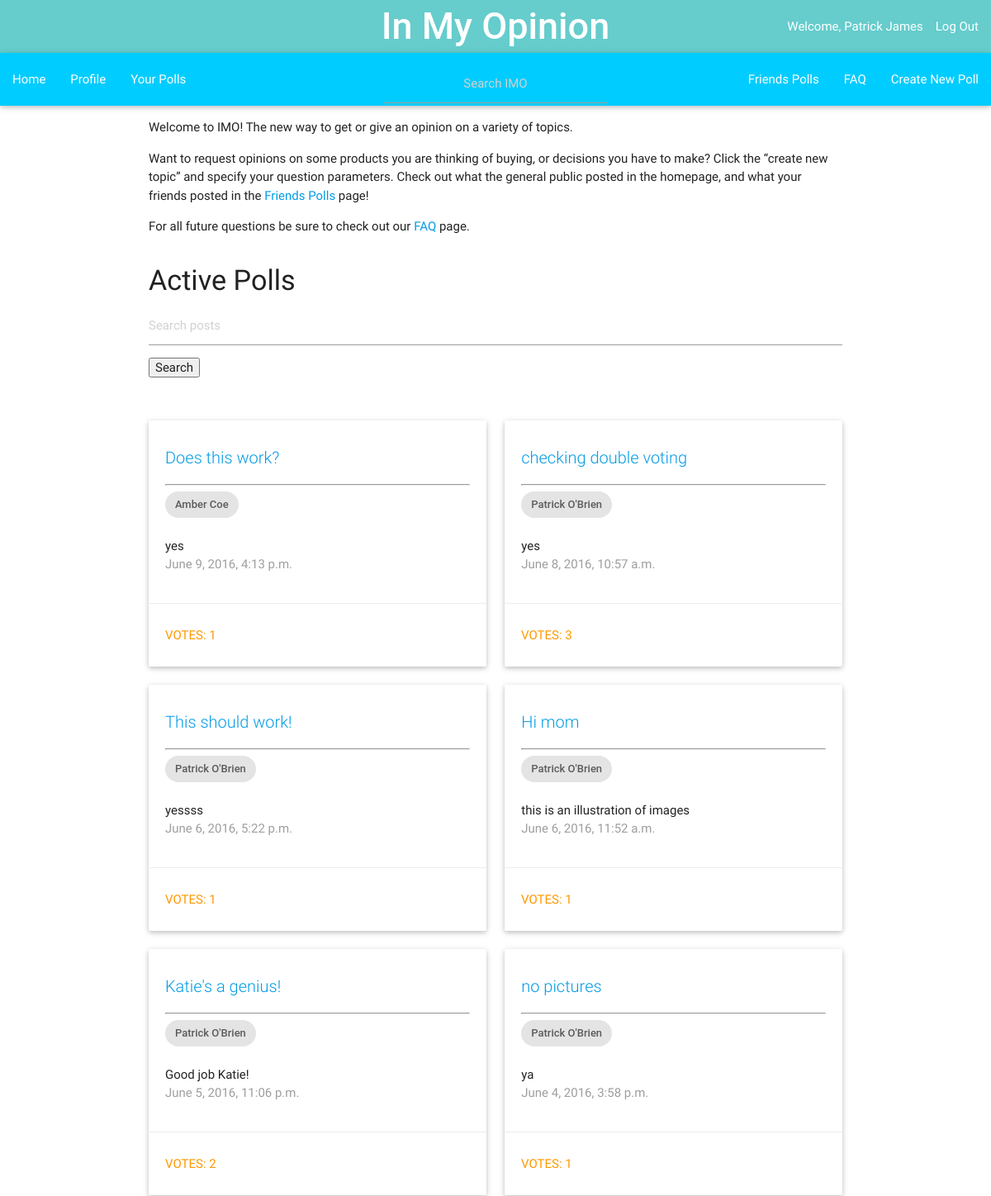
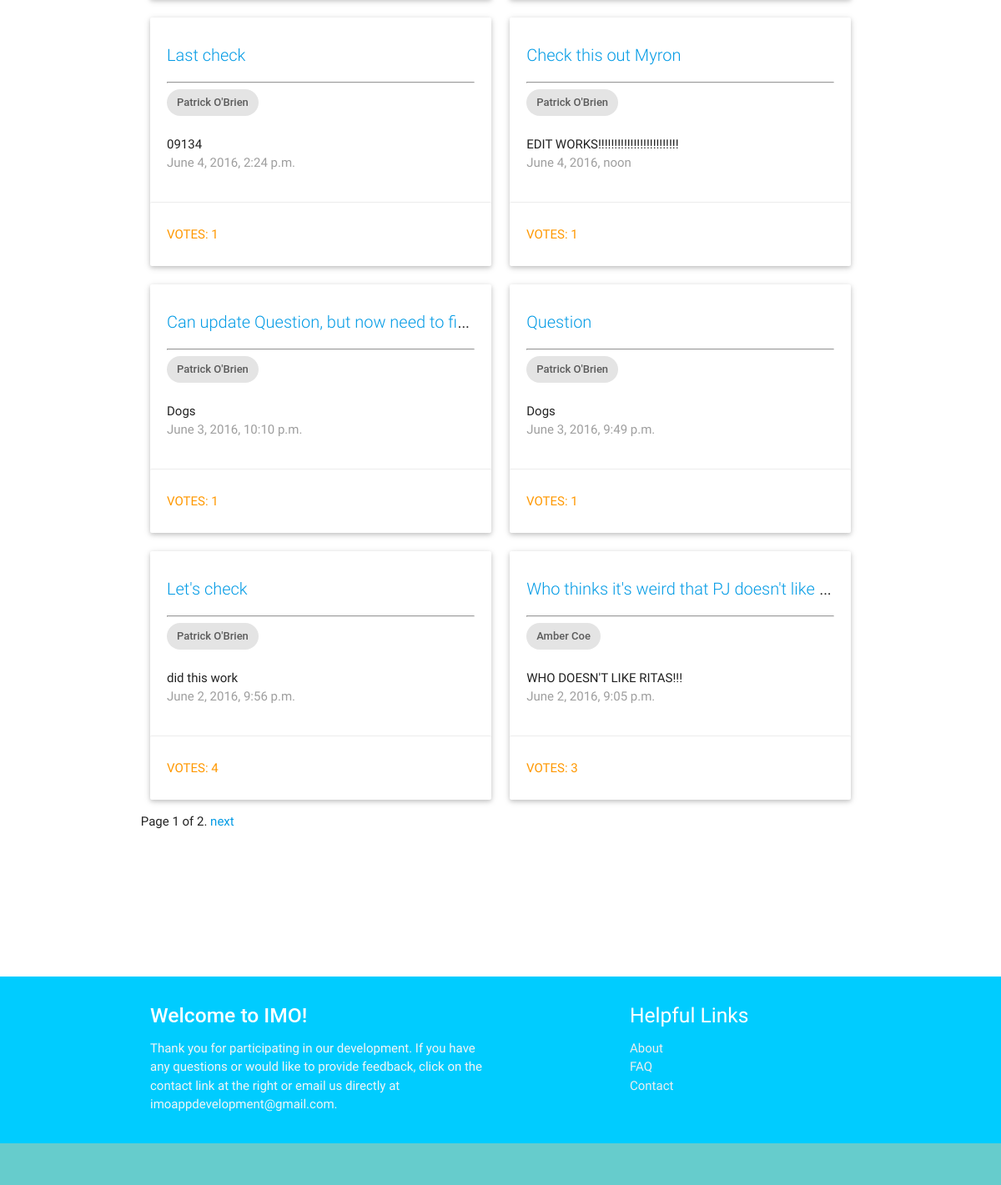
/imo_app/ (signed in), run on an earlier commit of the app's database (2 pictures, top to bottom).
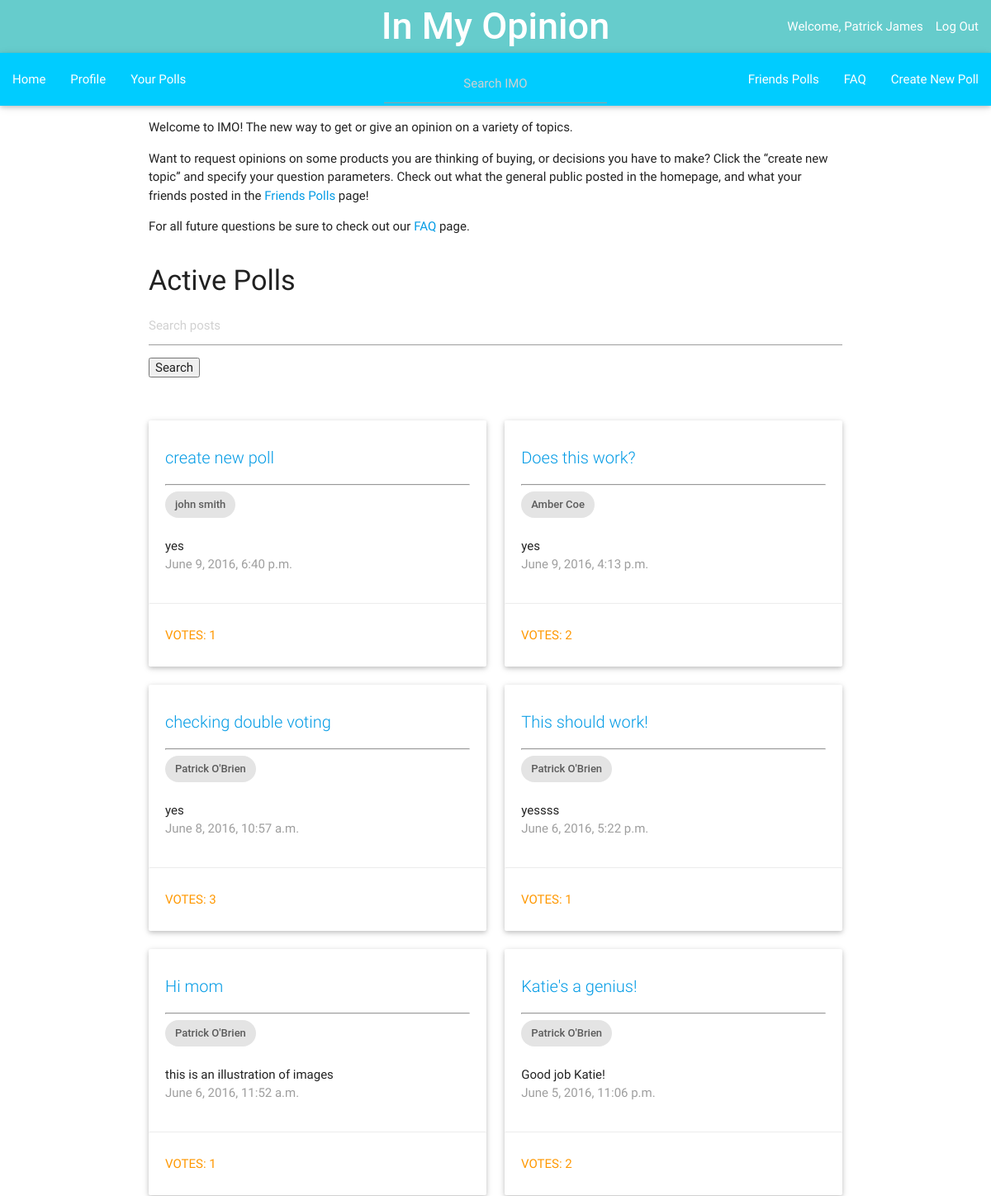
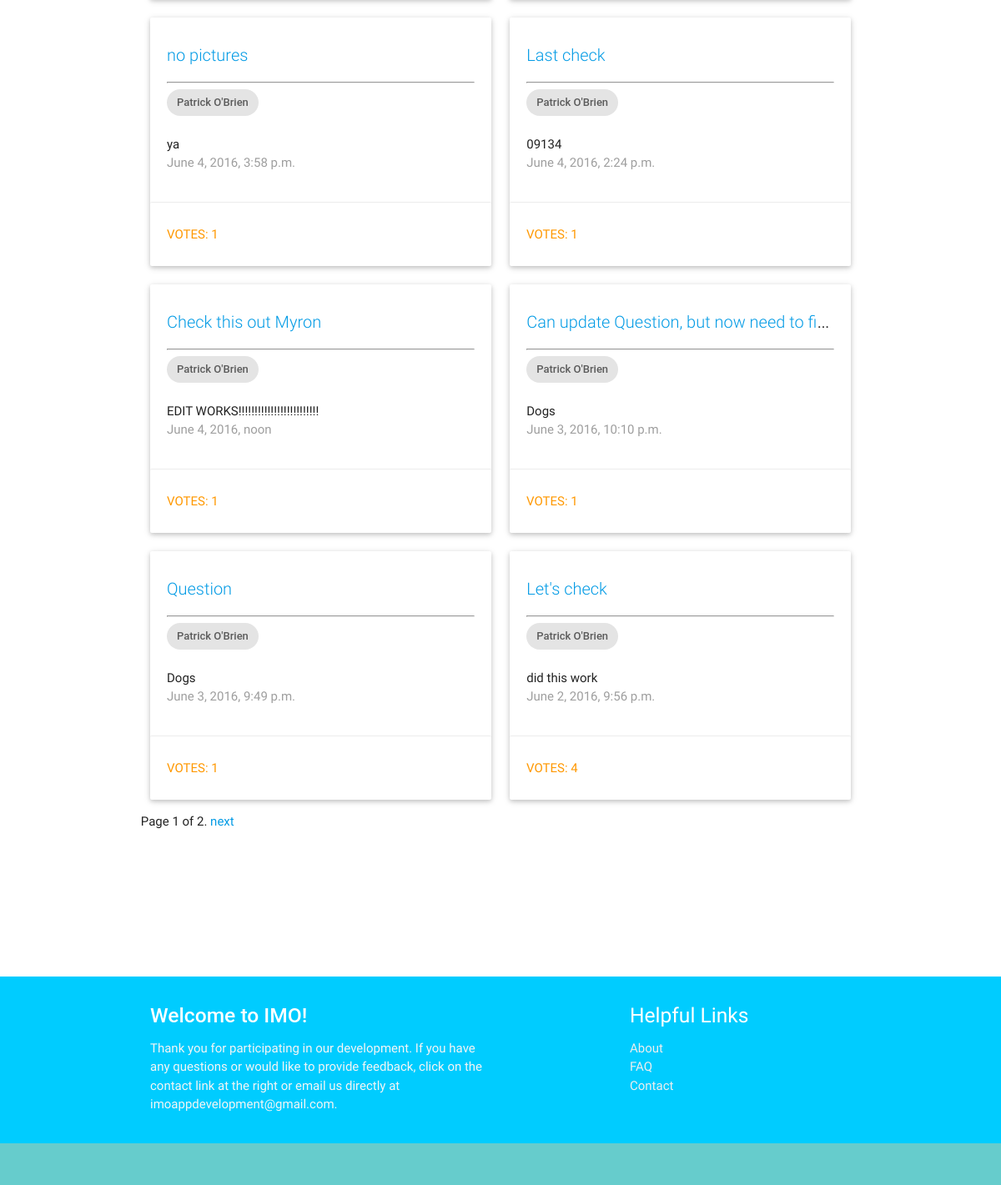
And on a later commit of the database (2 pictures, top to bottom).
### imo_app/models.py (models this page shows, shortened)
class Question(models.Model):
    author = models.ForeignKey(UserProfile, on_delete=models.CASCADE)
    author_name = models.CharField(max_length=200, default='')
    question_text = models.CharField(max_length=200)
    description = models.TextField(default = '')
    category = models.CharField(max_length=50, default='')
    pub_date = models.DateTimeField('date published')
    choice1 = models.CharField(null=True, blank=True, default = '', max_length = 200)
    image1 = models.ImageField(null=True, blank=True)
    choice2 = models.CharField(null=True, blank=True, default = '', max_length = 200)
    image2 = models.ImageField(null=True, blank=True)
    choice3 = models.CharField(null=True, blank=True, default = '', max_length = 200)
    image3 = models.ImageField(null=True, blank=True)
    total_votes = models.IntegerField(default = 1)
    class Meta:
        ordering = ['-pub_date']

class UserProfile(models.Model):
    user = models.OneToOneField(User)
    name = models.CharField(max_length=200, default='')
    gender = models.CharField(default='', blank=True, max_length=15)
    picture = models.ImageField(blank=True, null=True, default='')
    birthday = models.DateField(blank=True, null=True)
    about = models.TextField(null = True, blank = True, default='')
    motto = models.CharField(max_length=200, null = True, blank=True, default='')
    total_friends = models.IntegerField(default=0)
    sponsor = models.BooleanField(default=False)

### imo_app/views.py (the view)
def index(request):
    q_list = Question.objects.all()
    if request.GET.get("q"):
        query = request.GET.get("q")
        q_list = search_bars(q_list, query)
    paginator = Paginator(q_list, 12) # Show 25 contacts per page
    page = request.GET.get('page')
    try:
        q = paginator.page(page)
    except PageNotAnInteger:
        q = paginator.page(1)
    except EmptyPage:
        q = paginator.page(paginator.num_pages)
    return render(request, 'imo_app/index.html', {'q_all': q})

### imo_app/templates/imo_app/index.html (shortened to what this page needs)
{% extends "imo_app/base.html" %}
{% block content %}
  <div class="row">
    <div class="col m12">
      <p>Welcome to IMO!  The new way to get or give an opinion on a variety of topics.</p>
      <p>Want to request opinions on some products you are thinking of buying, or decisions you have to make?
        Click the “create new topic” and specify your question parameters.  Check out what the general public posted
        in the homepage, and what your friends posted in the <a href="{% url 'imo_app:friends_polls' %}">Friends Polls</a> page!</p>
      <p>For all future questions be sure to check out our <a href="{% url 'imo_app:faq' %}">FAQ</a> page.</p>
    </div>
  </div>
    {% if user.is_authenticated %}
      <h4>Active Polls</h4>
      <div class="row">
        <div class="col m12">
        <form method='GET' action=''>
        <input type='text' name='q' placeholder='Search posts' value='{{ request.GET.q }}' />
        <input type='submit' value='Search' />
        </form>
        <br></br>
      </div>
        {% for i in q_all %}
          <div class="col m6">
            <div class="card" >
              <div class="card-content">
                <span class="card-title truncate"><a href="{% url 'imo_app:detail' i.id %}" style = "font-size: 20px">{{ i.question_text }}</a></span>
                <hr></hr>
                <div class="chip">
                  {{ i.author.user.first_name}} {{ i.author.user.last_name}}
                </div>
                <br></br>
                <p class="truncate">{{ i.description }}</p>
                <p class="grey-text">{{ i.pub_date }}</p>
              </div>
              <a href="{% url 'imo_app:detail' i.id %}"><div class="orange-text waves-effect waves-teal card-action btn-flat" style="width:100%; height: 100%">
              Votes: {{ i.total_votes }}
              </div></a>
            </div>
          </div>
        {% endfor %}
        <div class="pagination">
            <span class="step-links">
                <span class="current">
                    Page {{ q_all.number }} of {{ q_all.paginator.num_pages }}.
                </span>
                {% if q_all.has_next %}
                    <a href="?page={{ q_all.next_page_number }}{% if request.GET.q %}&q={{ request.GET.q }}{% endif %}">next</a>
                {% endif %}
            </span>
        </div>
      </div>
    {% endif %}
{% endblock content %}

What changed in the data, as far as the page shows it:
no longer on this page (row edited): Question: question_text "Who thinks it's weird that PJ doesn't like…", author.user.first_name "Amber", author.user.last_name "Coe", description "WHO DOESN'T LIKE RITAS!!!", pub_date "June 2, 2016, 9:05 p.m.", total_votes "3"
added Question: question_text "create new poll", author.user.first_name "john", author.user.last_name "smith", description "yes", pub_date "June 9, 2016, 6:40 p.m.", total_votes "1"
changed Question "Does this work?": total_votes "1" → "2"
